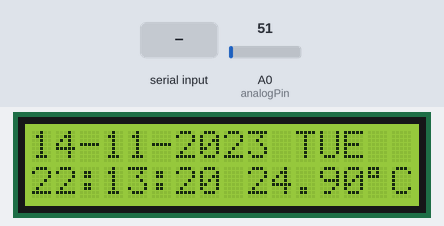
A sketch run on a simulated Arduino Uno, built with avr-gcc and run on an emulated ATmega328P. On the bench: 16×2 character LCD. The test bench sets the inputs (shaded band); at power-on: A0 (analogPin) = 51. The local clock reads 2024-03-15 10:24:30 at power-on unless the sketch sets it; what the sketch prints to the serial monitor is not drawn.

Above: at 1.2 s.
1.3 s: A0 (analogPin) set to 20
At 2.0 s:
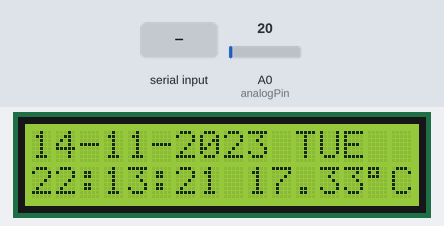
3.7 s: A0 (analogPin) set to 18
At 5.6 s:
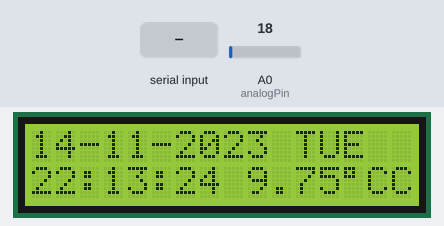
6.9 s: A0 (analogPin) set to 163
At 9.0 s:
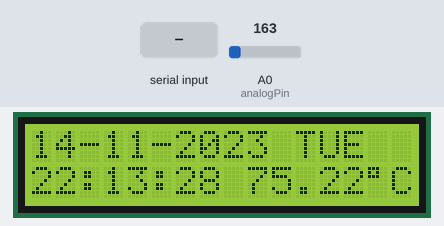
9.1 s: "@" received over Serial
Timing chart, 0 to 12.1 s (numbered marks = the images above; inputs shaded):
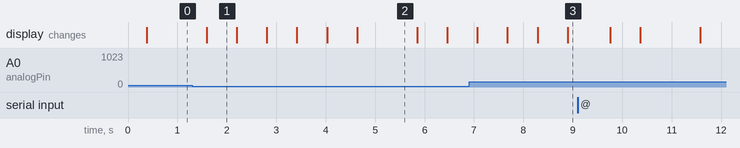

The sketch:

LM35_RTC_LCD_4bit_toPC.ino
```cpp
#include <Wire.h>
#include "RTClib.h"
#include <LiquidCrystal.h>

//A4=SDA <-> SDA=RTC
//A5=SCL <-> SCL=RTC

//khai bao man hinh lcd
//pin RW == GND ***Always**
const int pin_RS =2;//pin4_LCD
const int pin_EN = 3;//pin6_LCD
const int pin_d4 = 4;//pin11_LCD
const int pin_d5 = 5;//pin12_LCD
const int pin_d6 = 6;//pin13_LCD
const int pin_d7 = 7;//pin14_LCD
LiquidCrystal lcd(pin_RS,pin_EN,pin_d4,pin_d5,pin_d6,pin_d7);

//Khai bao bien cho Thoi gian
String ngaythang="";
String giophut="";
char daysOfTheWeek[7][12] = {"SUN", "MON", "TUE", "WED", "THU", "FRI", "SAT"};

//khai bao bien cho LM35
int analogPin = A0; //Doc du lieu cho ADC
int val1,val2;  //gia tri dang so Digital
float temp,temp1,temp2; //gia tri nhiet do

// doi tuong dong ho
RTC_DS1307 rtc;

// ---------------------------------------------------------------
void setup() {

 // khoi tao lcd
 lcd.begin(16, 2);
 // khoi tao dong ho
 if (! rtc.begin()) {
   lcd.print("RTC is not found!");
   Serial.print("Couldn't find RTC");
  while (1);
 }

 if (! rtc.isrunning()) {
    lcd.clear();
    lcd.print("RTC chua dat thoi gian");
    Serial.print("RTC is NOT running!");

   //Chi lam 1 lan khi khoi tao;
   // Dat ngay gio dong ho theo hien tai cua may tinh
 }
  //Sau khi nap xong thi xoa dong nay di va nap lai
  rtc.adjust(DateTime(F(__DATE__), F(__TIME__)));

   // ta cung co the dat theo y muon theo vd ben duoi
   // vi du thang 1 ngay 21, nam 2020 gio 3am
   // rtc.adjust(DateTime(2020, 1, 21, 3, 0, 0));
 Serial.begin (9600);
 lcd.clear();
 val1 = analogRead(analogPin);  // read the input pin 0 - 1023 ADC 10 bit 2^10: 1024 trang thai
 //xuat du lieu dang so: D0 - D7 T0 = 5V - 1023 Hoi: val =X t0=?
 float voltage1 = (float)val1 * 5.0 / 1024.0;
 temp1 = (voltage1 * 100.0); //10mv = 10C Hoi: voltage = X => ?t0 =? (1V =1000mv)
}
// ---------------------------------------------------------------
void showtime(DateTime now){
 delay(300);
 val2 = analogRead(analogPin);  // read the input pin 0 - 1023 ADC 10 bit 2^10: 1024 trang thai
    //xuat du lieu dang so: D0 - D7 T0 = 5V - 1023 Hoi: val =X t0=?
    float voltage2 = (float)val2 * 5.0 / 1024.0;
    temp2 = (voltage2 * 100.0); //10mv = 10C Hoi: voltage = X => ?t0 =? (1V =1000mv)

    if(abs(temp1 - temp2)<1.5){
      temp = temp1;
    }
    else{
      temp=(temp1+temp2)*0.5;
    }

    //Xy ly nhiet do: doc 2 lan
    //lan 1 khi khoi tao: t1
    //lan 2: sau 300ms: t2
    //so sanh: |t1-t2|<1 -> gan t=t2
    //cuoi thap tac: t1=t
    //lap lai

  String thu="";
  String ngay="";
  String ndo = "";

    ndo = " "+ String(temp)+ char(223) + "C";
    thu=" "+String(daysOfTheWeek[now.dayOfTheWeek()]);

   if(now.day()<=9)
   {
     ngay="0"+String(now.day())+"-";
   }
   else {
    ngay=String(now.day())+"-";
   }
   String thang="";
   if(now.month()<=9)
   {
     thang="0"+String(now.month())+"-";
   }
   else {
    thang=String(now.month())+"-";
   }
   String nam="";
   if(now.year()<=9)
   {
     nam="0"+String(now.year());
   }
   else {
    nam=String(now.year());
   }

//Tinh toan GIO:PHUT:GIAY
  String gio="";
 if(now.hour()<=9)
   {
    gio="0"+String(now.hour())+":";
   }
   else {
    gio=String(now.hour())+":";
   }

   String phut="";
   if(now.minute()<=9)
   {
     phut="0"+String(now.minute())+":";
   }
   else {
     phut=String(now.minute())+":";
   }

   String giay="";
   if(now.second()<=9)
   {
     giay="0"+String(now.second());
   }
   else {
    giay=String(now.second());
   }

  ngaythang=ngay+thang+nam+thu;
  giophut=gio+phut+giay;

    // hien thi ngay + thu
    lcd.setCursor(0, 0);
    lcd.print(ngaythang);

    // hien thi gio + nhietdo
    lcd.setCursor(0, 1);
    lcd.print(giophut);
    lcd.print(ndo);
    delay(300);

    temp1 = temp;
//Test xem ngay gio khi khong co LCD
//Serial.println(ngaythang);
//Serial.println(giophut);
//Serial.print(ndo);

//Send to PC khi co tin hieu @(chuan bi data va gui len cho PC)
  char r;
  r = Serial.read();
  //Truyen du lieu len PC
  if(r=='@'){
    String data_send = (ngaythang + " " + giophut + " " + ndo);
    Serial.println(data_send);
    delay(250);
  }

}

// ---------------------------------------------------------------
void loop() {
 DateTime now = rtc.now();
 showtime(now);
}
```

Measured:
- the behaviour switches between 19 and 18 on A0 (analogPin) (found by bisection; images 1 and 2)
- after the input at 3.7 s, the display: first changes after 0.33 s (image 2 shows a later state)
- after the input at 6.9 s, the display: first changes after 0.17 s (image 3 shows a later state)
- what the display in image 1 shows lasts 0.6 s, from 1.6 s to 2.2 s
- what the display in image 2 shows lasts 1.3 s, from 4.6 s to 5.9 s
